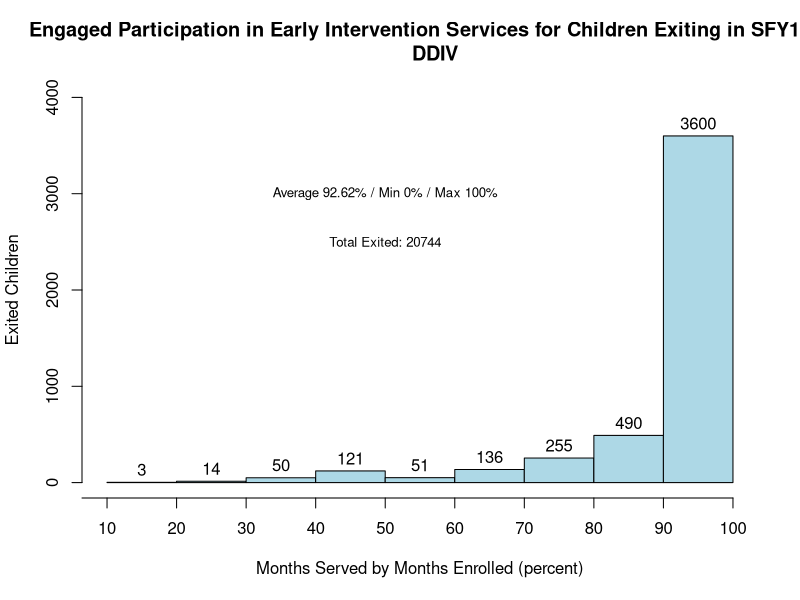

Write the R code that produced this figure.
#Engaged Particpation 8 years of data

#DDIV

data_2013=read.csv("07-15 tobit data.csv",header=TRUE)
head(data_2013)
str(data_2013)
names(data_2013)

provider <- split(data_2013, data_2013$short_name)
hist(provider$DDIV$percen, breaks=10,
     #probability = TRUE,
     col="lightblue",
     labels=TRUE,
     ylim=c(0, 4000),
     xlab="Months Served by Months Enrolled (percent)",
     ylab="Exited Children",
     main="Engaged Participation in Early Intervention Services for Children Exiting in SFY13
     DDIV",
     xaxt='n')
axis(side=1, at=seq(0,100, 10),
     text(50, 3000, "Average 92.62% / Min 0% / Max 100%",
          cex = .8))
text(50, 2500, "Total Exited: 20744",
     cex = .8)


#Normal Distribution
mean(provider$DDIV$percent)
sd(provider$DDIV$percent)
